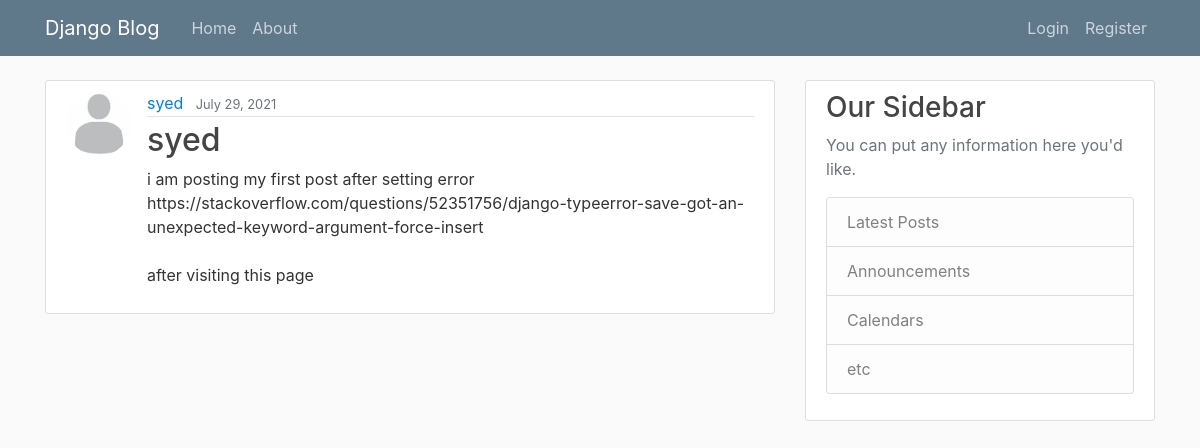
The page /post/30/ on the database its author committed.
### blog/models.py (models this page shows, shortened)
class Post(models.Model):
    title = models.CharField(max_length=100)
    content = models.TextField()
    date_posted = models.DateTimeField(default=timezone.now)
    author = models.ForeignKey(User, on_delete=models.CASCADE)

### users/models.py (models this page shows, shortened)
class Profile(models.Model):
    user = models.OneToOneField(User, on_delete=models.CASCADE)
    image = models.ImageField(default='default.jpg', upload_to='profile_pics')

### blog/views.py (the view)
# urls.py: path('post/<int:pk>/', PostDetailView.as_view(), name='post-detail'),
class PostDetailView(DetailView):
    model = Post

### blog/templates/blog/post_detail.html (shortened to what this page needs)
{% extends "blog/base.html" %}
{% block content %}
  <article class="media content-section">
    <img class="rounded-circle article-img" src="{{ object.author.profile.image.url }}">
    <div class="media-body">
      <div class="article-metadata">
        <a class="mr-2" href="{% url 'user-posts' post.author.username %}">{{ object.author }}</a>
        <small class="text-muted">{{ object.date_posted|date:"F d, Y" }}</small>
      </div>
      <h2 class="article-title">{{ object.title }}</h2>
      <p class="article-content">{{ object.content }}</p>
    </div>
  </article>
{% endblock content %}

### blog/static/blog/main.css (style rules this page uses)
body { background: #fafafa; color: #333333; margin-top: 5rem; }
h1, h2, h3, h4, h5, h6 { color: #444444; }
.content-section { background: #ffffff; padding: 10px 20px; border: 1px solid #dddddd; border-radius: 3px; margin-bottom: 20px; }
.article-title { color: #444444; }
.article-content { white-space: pre-line; }
.article-img { height: 65px; width: 65px; margin-right: 16px; }
.article-metadata { padding-bottom: 1px; margin-bottom: 4px; border-bottom: 1px solid #e3e3e3 }

### rows shown on the page
Post: author.profile.image (placeholder picture), author "syed", date_posted "July 29, 2021", title "syed", content "i am posting my first post after setting error https://stackoverflow.com/questions/52351756/django-typeerror-save-got-an-unexpected-keyword-argument-force-insert after visiting this page"
